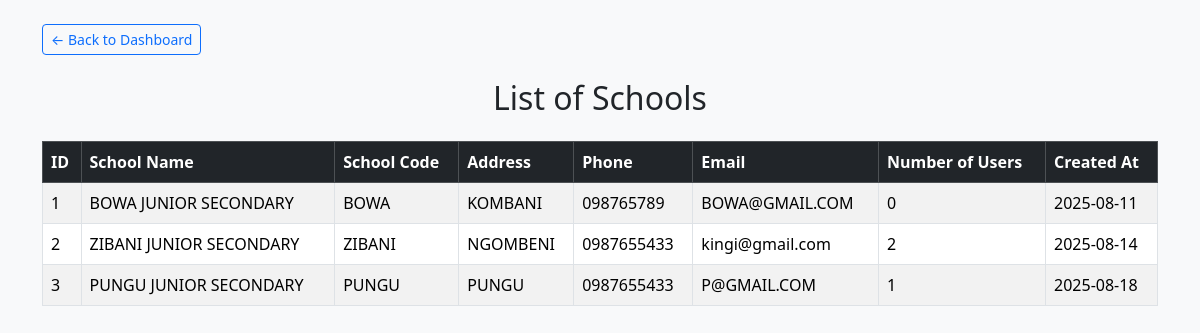
/manager/view_schools.php (signed in), run on an earlier commit of the app's database.
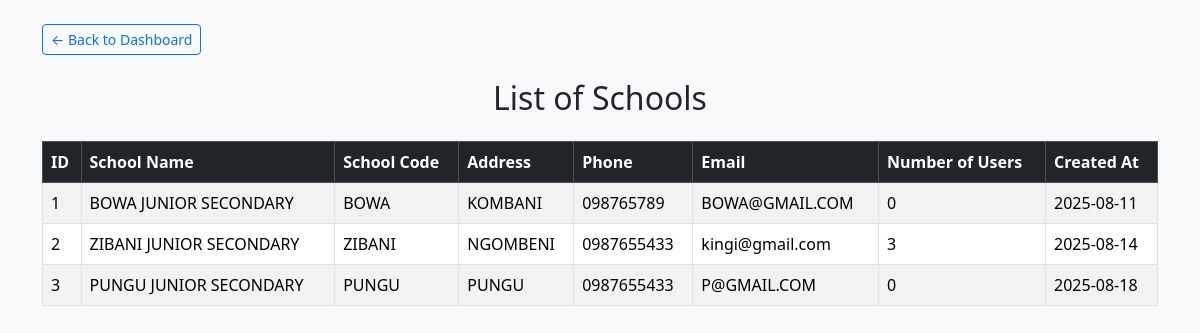
And on a later commit of the database.
### tables this page shows
CREATE TABLE `school` (
  `id` int(11) NOT NULL,
  `school_name` varchar(100) NOT NULL,
  `school_code` varchar(50) NOT NULL,
  `address` text NOT NULL,
  `phone` varchar(25) NOT NULL,
  `email` varchar(100) NOT NULL,
  `created_at` date NOT NULL DEFAULT current_timestamp(),
  `status` tinyint(1) NOT NULL DEFAULT 1
);

### manager/view_schools.php (the view, shortened to what this page needs)
<?php
include 'db.php';
$query = "
    SELECT s.*,
           COUNT(u.id) AS user_count
    FROM school s
    LEFT JOIN users u
           ON u.school_id = s.id AND u.role != 'User'
    GROUP BY s.id
    ORDER BY s.created_at ASC
";
$result = mysqli_query($conn, $query);
?>
<!DOCTYPE html>
<html lang="en">
<head>
    <link href="https://cdn.jsdelivr.net/npm/bootstrap@5.3.2/dist/css/bootstrap.min.css" rel="stylesheet">
</head>
<body class="bg-light">
<div class="container mt-4">
<a href="dashboard.php" class="btn btn-outline-primary mb-4 btn-sm">
    &larr; Back to Dashboard
</a>
    <h2 class="mb-4 text-center">List of Schools</h2>
    <div class="table-responsive">
        <table class="table table-bordered table-striped table-hover">
            <thead class="table-dark">
                <tr>
                    <th>ID</th>
                    <th>School Name</th>
                    <th>School Code</th>
                    <th>Address</th>
                    <th>Phone</th>
                    <th>Email</th>
                    <th>Number of Users</th>
                    <th>Created At</th>
                </tr>
            </thead>
            <tbody>
                <?php while ($school = mysqli_fetch_assoc($result)) { ?>
                    <tr>
                        <td><?= $school['id'] ?></td>
                        <td><?= htmlspecialchars($school['school_name']) ?></td>
                        <td><?= htmlspecialchars($school['school_code']) ?></td>
                        <td><?= htmlspecialchars($school['address']) ?></td>
                        <td><?= htmlspecialchars($school['phone']) ?></td>
                        <td><?= htmlspecialchars($school['email']) ?></td>
                        <td><?= $school['user_count'] ?></td>
                        <td><?= $school['created_at'] ?></td>
                    </tr>
                <?php } ?>
            </tbody>
        </table>
    </div>
</div>
</body>
</html>

What changed in the data, as far as the page shows it:
changed school "ZIBANI JUNIOR SECONDARY": user_count "2" → "3"
computed for school "PUNGU JUNIOR SECONDARY": user_count "1" → "0"
